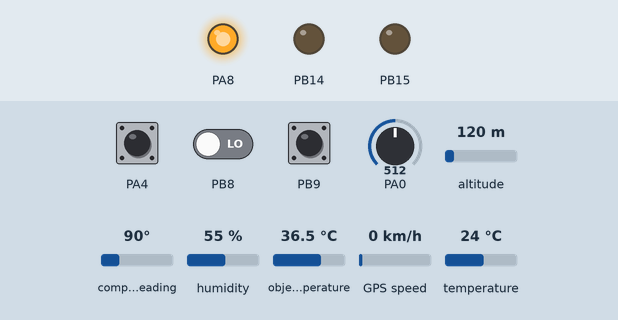
A program run on a simulated STM32 Blue Pill. On the bench: output pins drawn as LEDs (lit = HIGH). The test bench sets the inputs (shaded band); at power-on: altitude 120 m, PA0 = 512, PA4 HIGH, PB8 LOW, PB9 HIGH, compass heading 90°, humidity 55 %, object temperature 36.5 °C, GPS speed 0 km/h, temperature 24 °C. The GPS gets a fix after 3 s at 37.7749, -122.4194 with 8 satellites; no radio packets arrive unless stated.

Above: at 0.1 s.
At 8.0 s:
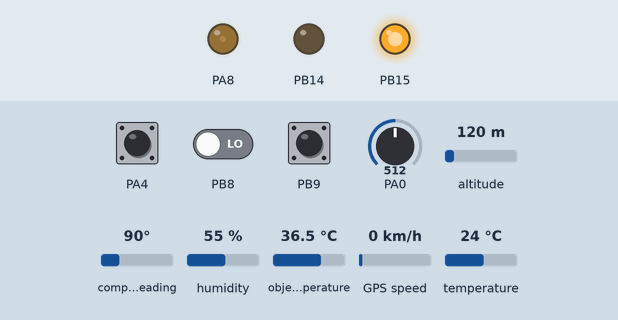
8.1 s: altitude set to 20 m
At 8.61 s:
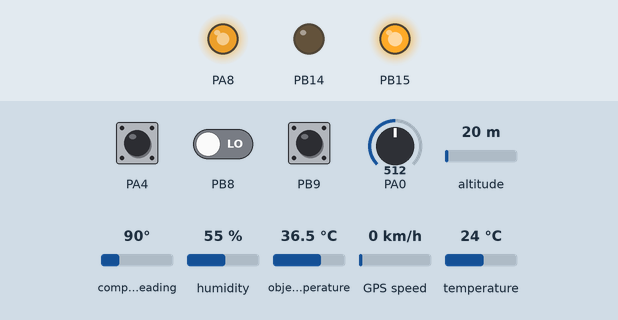
Timing chart, 0 to 25.5 s (numbered marks = the images above; inputs shaded):
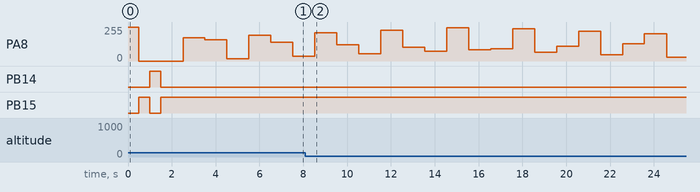

The program:

main.cpp
```cpp
#include <Arduino.h>
#include "communication.h"
#include "sensors.h"
#include "led.h"

void setup() {
  setupLEDs();
  setupCommunication(); // Must be first for potential begging
  setupSensors();
  ledOn(2); // Turn on LED 2 for all operation
}

void loop() {
  if (frontSerial.available()) {
    // Data on front line
    processData('f');
  }
  if (rearSerial.available()) {
    // Data on rear line
    processData('r');
  }
#ifdef ALLOW_DEBUG_SERIAL
  if (DEBUGSERIAL.available()) {
    // Data on debugging line
    processData('d');
  }
#endif

  // Telemetry Check
  if(recievedRadioData) {
    radioRecieved();
    recievedRadioData = false;
    processData('t');
  }

  // Periodic checks of different sensors
  // Their update conditions/periods are set in their files
  checkHDT();
  checkBrakeTemps();
  checkBatteries();
  checkEncoderTimeout();
  GPSCheck();

  heartBeat(); // Used to visualize load
  delayMicroseconds(500); // Regular delay
}
```
